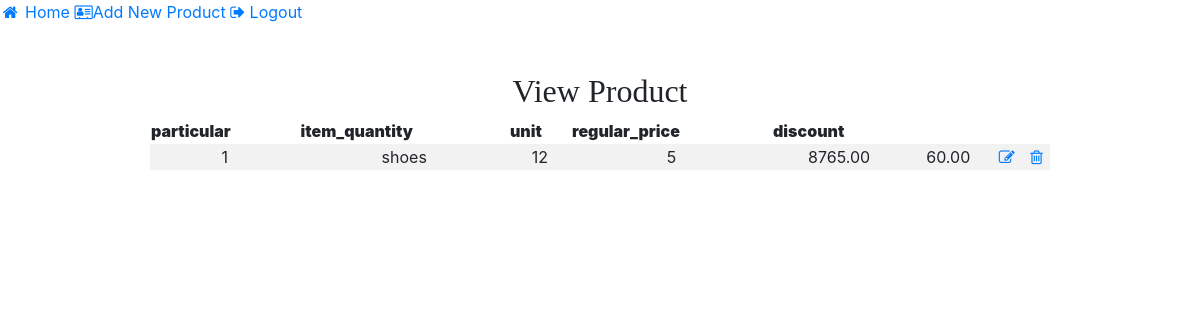
The app's page /viewprod.php (signed in) with its own data.
### tables this page shows
CREATE TABLE `product_table` (
  `product_id` int(11) NOT NULL,
  `particular` varchar(50) NOT NULL,
  `item_quantity` int(11) NOT NULL,
  `unit` varchar(50) NOT NULL,
  `regular_price` decimal(10,2) NOT NULL,
  `discount` decimal(10,2) NOT NULL
);

### viewprod.php (the view, shortened to what this page needs)
<?php
require('db.php');
?>
<!DOCTYPE html>
<html>
<head>
<link rel="stylesheet" href="bootstrap/css/bootstrap.min.css">
<link rel="stylesheet" href="https://cdnjs.cloudflare.com/ajax/libs/font-awesome/4.7.0/css/font-awesome.min.css">
</head>
<body>
<div class="sidebar">
  <a href="home.php"><i class="fa fa-fw fa-home"></i> Home</a>
  <a href="addprod.php"><i class="fa fa-address-card-o"></i>Add New Product</a>
  <a href="logout.php"><i class="fa fa-sign-out"></i> Logout</a>
</div>
<center><div class="main w-75">
<br/><br/><div class="form">
<h2><font face="Arial Rounded MT Bold">View Product</font></h2>
</div>
<table class="table-striped" width="100%"  style="border-collapse:collapse;">
<thead>
<tr>
<th><strong>particular</strong></th>
<th><strong>item_quantity</strong></th>
<th><strong>unit</strong></th>
<th><strong>regular_price</strong></th>
<th><strong>discount</strong></th>
</tr>
</thead>
</div>
</center>
<tbody>
<?php
$count=1;
$sel_query="SELECT * FROM product_table;";
$result = mysqli_query($con,$sel_query);
while($row = mysqli_fetch_assoc($result)) { ?>
<tr><td align="center"><?php echo $count; ?></td>
<td align="center"><?php echo $row["particular"]; ?></td>
<td align="center"><?php echo $row["item_quantity"]; ?></td>
<td align="center"><?php echo $row["unit"]; ?></td>
<td align="center"><?php echo $row["regular_price"]; ?></td>
<td align="center"><?php echo $row["discount"]; ?></td>
<td align="center">
<a href="editprod.php?id=<?php echo $row["product_id"]; ?>"><i class="fa fa-edit"></i></a>
</td>
<td align="center">
<a href="deleteprod.php?id=<?php echo $row["product_id"]; ?>"><i class="fa fa-trash-o"></i></a>
</td>
</tr>
<?php $count++; } ?>
</tbody>
</body>
</html>

### records on screen
product_table: particular "shoes", item_quantity "12", unit "5", regular_price "8765.00", discount "60.00"
